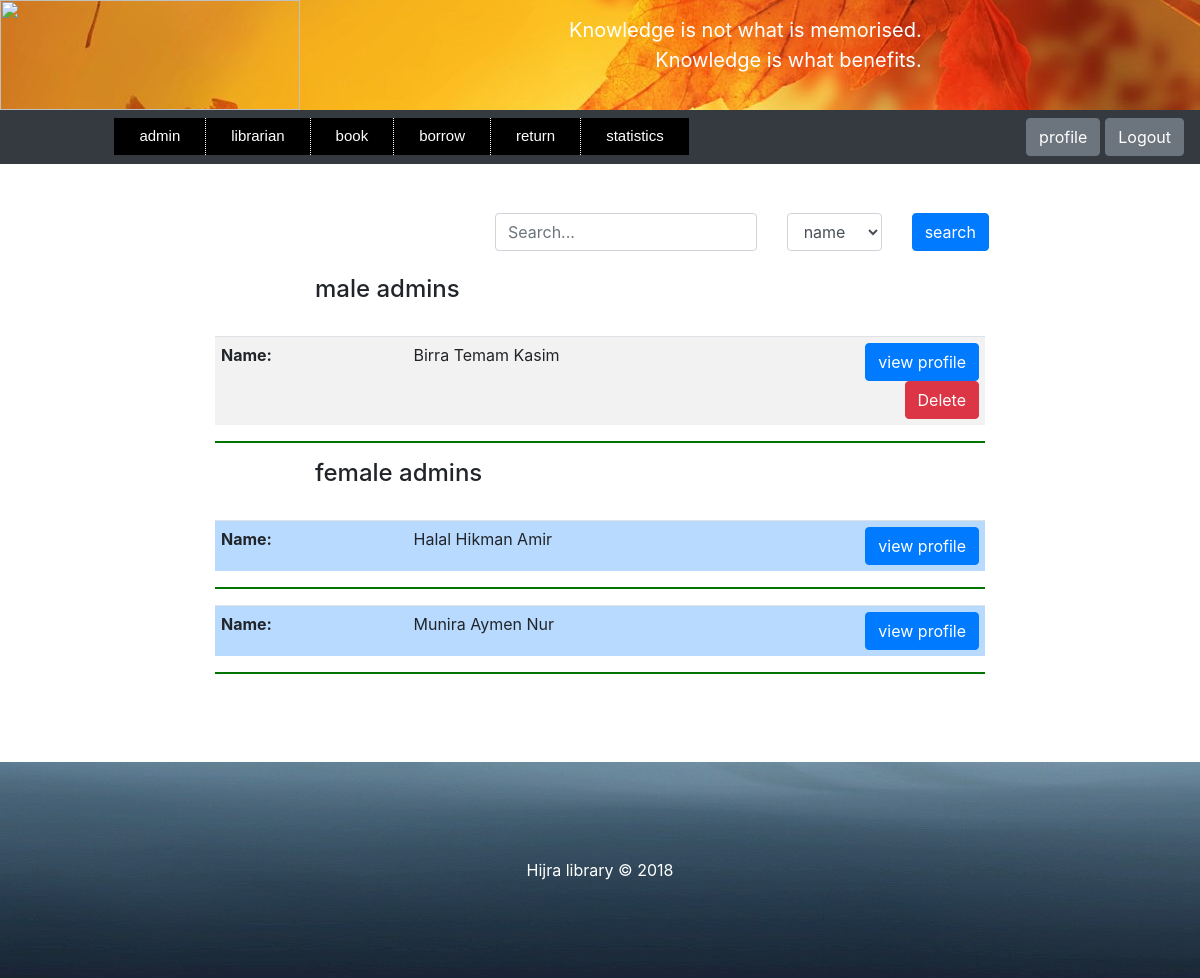
Screenshot of /admin-list/ (signed in) with the database file from the repository.
### store/models.py (models this page shows, shortened)
class Admin(models.Model):
    admin_id = models.CharField(max_length=200, blank=True, unique=True)
    name = models.CharField(max_length=200)
    middle_name = models.CharField(max_length=200)
    last_name = models.CharField(max_length=200)
    phone_regex = RegexValidator(
        regex=r'^\+?1?\d{10,15}$',
        message='Phone number must be entered in the format : 0987654321 or +251987654321 up to 15 digits allowed'
    )
    phone = models.CharField(validators=[phone_regex], max_length=15)
    year = models.PositiveSmallIntegerField(blank=True, null=True, default=0)
    department = models.CharField(max_length=200, null=True, blank=True)
    email = models.EmailField(blank=True)
    password_regex = RegexValidator(
        regex=r'^\S{6,1024}',
        message='password must be at least 6 character'
    )
    password = models.CharField(validators=[password_regex], max_length=1024)
    password_hint = models.CharField(max_length=200, blank=True)
    sex = models.CharField(max_length=200, choices=(('male', 'male'), ('female', 'female')))
    photo = models.ImageField(blank=True, default='null.png')
    register_date = models.DateField()
    def image_tag(self):
        return mark_safe('<img src="%s" width="150" height="150"/>' % self.photo.url)
    image_tag.short_description = 'Photo'
    image_tag.allow_tags = True

### store/views.py (the view)
# urls.py: path('admin-list/', views.admin_list, name='admin-list'),
def admin_list(request):
    if request.session.get('admin_auth'):
        admin_id = request.session.get('admin_auth')
        active_admin = Admin.objects.get(admin_id=admin_id)
        if request.method == "POST":
            form = HumanSearch(request.POST)
            text = request.POST.get('search_engine')
            catalog = request.POST.get('catalog')
            if catalog == 'name':
                male_admin = Admin.objects.filter(sex='male', name__contains=text).exclude(admin_id=admin_id) | \
                             Admin.objects.filter(sex='male', middle_name__contains=text).exclude(admin_id=admin_id) | \
                             Admin.objects.filter(sex='male', last_name__contains=text).exclude(admin_id=admin_id)
                female_admin = Admin.objects.filter(sex='female', name__contains=text).exclude(admin_id=admin_id) | \
                               Admin.objects.filter(sex='female',
                                                    middle_name__contains=text).exclude(admin_id=admin_id) | \
                               Admin.objects.filter(sex='female', last_name__contains=text).exclude(admin_id=admin_id)
            elif catalog == 'id':
                male_admin = Admin.objects.filter(sex='male', admin_id__contains=text).exclude(admin_id=admin_id)
                female_admin = Admin.objects.filter(sex='female', admin_id__contains=text).exclude(admin_id=admin_id)
            elif catalog == 'department':
                male_admin = Admin.objects.filter(sex='male', department__contains=text).exclude(admin_id=admin_id)
                female_admin = Admin.objects.filter(sex='female', department__contains=text).exclude(admin_id=admin_id)
            elif catalog == 'phone':
                male_admin = Admin.objects.filter(sex='male', phone__contains=text).exclude(admin_id=admin_id)
                female_admin = Admin.objects.filter(sex='female', phone__contains=text).exclude(admin_id=admin_id)
            else:
                try:
                    year = int(text)
                    male_admin = Admin.objects.filter(sex='male', year=year).exclude(admin_id=admin_id)
                    female_admin = Admin.objects.filter(sex='female', year=year).exclude(admin_id=admin_id)
                except ValueError:
                    male_admin = Admin.objects.none()
                    female_admin = Admin.objects.none()
        else:
            form = HumanSearch()
            male_admin = Admin.objects.filter(sex='male').exclude(admin_id=admin_id)
            female_admin = Admin.objects.filter(sex='female').exclude(admin_id=admin_id)
        male_admin = sorted(male_admin, key=lambda x: x.name, reverse=False)
        female_admin = sorted(female_admin, key=lambda x: x.name, reverse=False)
        for i in male_admin:
            i.image = "Images/" + str(i.photo)
        for i in female_admin:
            i.image = "Images/" + str(i.photo)
        if active_admin.sex == 'male':
            return render(request, 'webpages/admin_view_by_male_admin.html',
                          {'form': form, 'male_admin': male_admin, 'female_admin': female_admin})
        elif active_admin.sex == 'female':
            return render(request, 'webpages/admin_view_by_female_admin.html',
                          {'form': form, 'male_admin': male_admin, 'female_admin': female_admin})
        else:
            raise Http404("Please check your profile sex is empty")

### store/forms.py
class HumanSearch(forms.Form):
    search_engine = forms.CharField(
        label='',
        max_length=1024,
        widget=forms.TextInput(attrs={'placeholder': 'Search...'}),
    )
    catalog = ChoiceField(
        label='',
        widget=forms.Select(),
        choices=[('name', 'name'), ('id', 'id'), ('department', 'department'), ('year', 'year'), ('phone', 'phone')],
        initial='name'
    )

### store/templates/webpages/admin_view_by_male_admin.html (shortened to what this page needs)
<!DOCTYPE html>
<html lang="en">
    <head class="header-site">
        {% load static %}
        {% load filter %}
        {% load widget_tweaks %}
            {% include "webpages/admin_page.html" %}
        <link rel="stylesheet" href="{% static 'files/bootstrap/css/bootstrap.css' %}"  type="text/css" >
        <link rel="stylesheet" href="{% static 'files/style2.css' %}"  type="text/css" >
        <link rel="stylesheet" href="{% static 'files/style3.css' %}"  type="text/css" >
        <link rel="stylesheet" href="{% static 'files/style4.css' %}"  type="text/css" >
        <link rel="stylesheet" href="{% static 'files/style5.css' %}"  type="text/css" >
        <link rel="stylesheet" href="{% static 'files/style6.css' %}"  type="text/css" >
    </head>
    <body>
    {% block search %}
            <div class = "container col-5" align="right" style="margin-left:40%;">
            <form  method="post" novalidate>
                <div class="row">
                    {% for field in form.visible_fields %}
                        {% if field.name == 'search_engine' %}
                            <div class="col-md-7">
                                {% render_field field class="form-control" %}
                            </div>
                        {% else %}
                           <div class="col-md-3 ">
                                {% render_field field class="form-control" %}
                            </div>
                        {% endif %}
                    {% endfor %}
                    <div class="col-sm-2">
                    <button type="submit" class = "btn btn-primary"> search</button>
                    </div>
                </div>
            </form>
            </div>
            <br>
        {% endblock %}
        {% if male_admin %}
            <div class="container col-8">
                <h4 style="margin-left:100px;">male admins</h4><br>
            </div>
        {% endif %}
        {% for i in male_admin %}
        <div class="container col-8">
                <table  class="table table-striped">
                    <tr>
                        <td style="width: 25%;"><strong>Name:</strong></td>
                        <td style="width: 50%;">{{i.name}} {{i.middle_name}}  {{i.last_name}}</td>
                        <td style="width: 25%;" align="right">
                            <input type="button"  id ="male-button-{{i.id}}" class="btn btn-primary"  onclick="maleAdminFun({{i.id}})"
                      value="view profile" >
                            <a class="btn btn-danger" href="{% url 'DeleteAdminConfirm' i.id %}" style="margin-left:15px;">Delete</a>
                        </td>
                    </tr>
                </table>
            </div>
            <div class="container col-8">
           <hr>
        </div>
        {% endfor %}
        {% if female_admin %}
            <div class="container col-8">
                <h4 style="margin-left:100px;">female admins</h4><br>
            </div>
        {% endif %}
        {% for i in female_admin %}
        <div class="container col-8">
                <table  class="table table-primary">
                    <tr>
                        <td style="width: 25%;"><strong>Name:</strong></td>
                        <td style="width: 50%;">{{i.name}} {{i.middle_name}}  {{i.last_name}}</td>
                        <td style="width: 25%;" align="right">
                            <input type="button"  id ="female-button-{{i.id}}" class="btn btn-primary"  onclick="femaleAdminFun({{i.id}})"
                            value="view profile" >
                        </td>
                    </tr>
                </table>
            </div>
            <div class="container col-8">
            <hr>
        </div>
        {% endfor %}
    </body>
    <footer>
        {% include "webpages/footer.html" %}
    </footer>
</html>

### store/static/files/style3.css (style rules this page uses)
a.butt:link, a.back:visited, { background-color: #11aa44; color: white; }
table, th, td { border: 1px solid black; }

### store/static/files/style6.css (style rules this page uses)
.table-striped>tbody>tr>td { padding:6px; text-font:8px; }
.table-primary>tbody>tr>td { padding:6px; text-font:8px; }
hr { background-color: green; border-width:2px; }

### rows the page displays
Admin: name "Birra", middle_name "Temam", last_name "Kasim"
Admin: name "Halal", middle_name "Hikman", last_name "Amir"
Admin: name "Munira", middle_name "Aymen", last_name "Nur"
